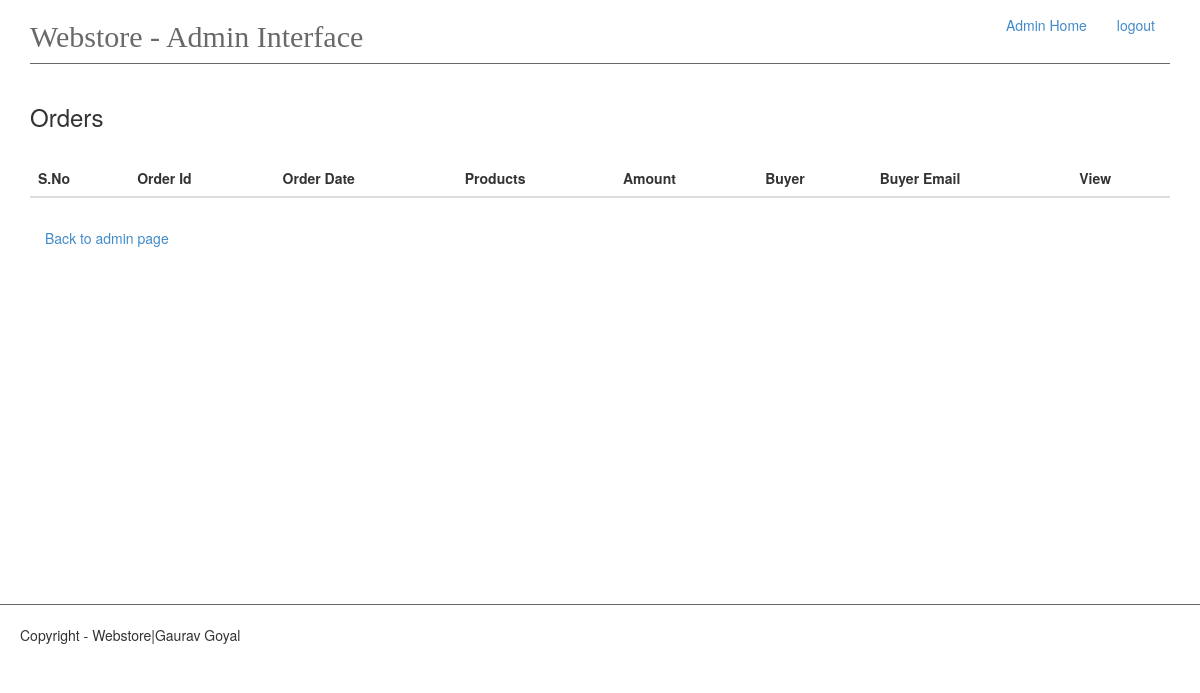
Before: /admin/order_list (signed in) with the older database file.
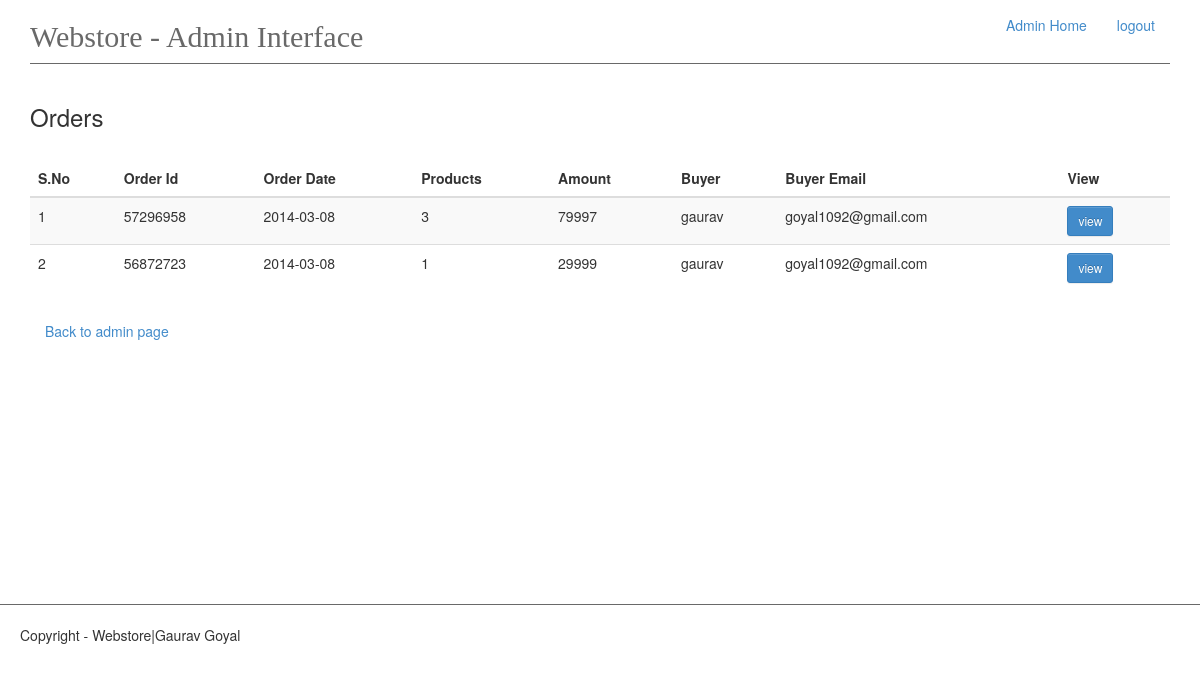
After: the same page with the newer database file.
### app/models.py (models this page shows)
class OrderId(db.Model):
    id = db.Column(db.Integer, primary_key=True)
    order_id = db.Column(db.Integer, unique=True)
    buyer_name = db.Column(db.String(60))
    buyer_address = db.Column(db.String(200))
    total_products = db.Column(db.Integer)
    date = db.Column(db.DATE)
    email = db.Column(db.String(120))
    phone = db.Column(db.Integer)
    total_amount = db.Column(db.Integer)
    user = db.Column(db.String(60))

### app/views.py (the view)
@app.route('/admin/order_list')
@login_required
def orders():
    order = OrderId.query.all()
    return render_template('admin-panel/orders.html', orders=order)

### app/__init__.py (called while the page is built)
@admin_login.user_loader
def load_user(id):
    return Admin.query.get(int(id))

### app/templates/admin-panel/orders.html
{% extends 'admin-panel/admin.html' %}
{% block content %}
    <h3>Orders</h3>
    <br>
    <table class="table table-striped table-responsive col-md-6" id="cart_table">
        <thead>
        <tr>
            <th>S.No</th>
            <th>Order Id</th>
            <th>Order Date</th>
            <th>Products</th>
            <th>Amount</th>
            <th>Buyer
            </th>
            <th>Buyer Email</th>
            <th>View</th>
        </tr>
        </thead>
        <tbody>
        {% for item in orders %}
            <tr>
                <td>{{ loop.index }}</td>
                <td>{{ item.order_id }}</td>
                <td>{{ item.date }}</td>
                <td>{{ item.total_products }}</td>
                <td>{{ item.total_amount }}</td>
                <td>{{ item.buyer_name }}</td>
                <td>{{ item.email }}</td>
                <td>
                    <a href="{{ url_for('specific_order', pk = item.id )}}" class="btn btn-sm btn-primary">view</a>
                </td>
            </tr>
        {% endfor %}
        </tbody>
    </table>
    <div class="col-md-12"><a href="{{ url_for('admin_base') }}">Back to admin page</a></div>
{% endblock %}

### app/templates/admin-panel/admin.html (shortened to what this page needs)
<!DOCTYPE HTML>
<html lang="en">
<head>
    <link rel="stylesheet" href="/static/css/bootstrap-theme.css">
    <link rel="stylesheet" href="/static/css/bootstrap.css">
    <link rel="stylesheet" href="/static/css/main.css">
</head>
<body>
<div class="container">
    <header>
        <div class="row">
            <div class="col-md-6">
                <div class="pull-left" id="header"><h2>Webstore - Admin Interface</h2></div>
            </div>
            <div class="col-md-6">
                <div class="pull-right">
                    <ul class="nav navbar-nav">
                        <li class="active"><a href="{{ url_for('admin_base') }}">Admin Home</a></li>
                        <li><a href="{{ url_for('admin_logout') }}">logout</a></li>
                    </ul>
                </div>
            </div>
        </div>
    </header>
    <div id="main">
        {% block content %} {% endblock %}
    </div></div>
    <footer>
        <div class="row">
            <div class="col-md-6 .col-sm-6 pull-left" id="footer" >
                Copyright - Webstore|Gaurav Goyal
            </div>
        </div>
    </footer>
</body>
</html>

### app/static/css/main.css (style rules this page uses)
body #main { min-height: 500px; }
header { border-bottom: 1px solid dimgray; padding: 0,20px; margin-bottom: 40px; }
header #header h2 { color: dimgray; font-weight: lighter; font-family: chalkboard; }
footer { border-top: 1px solid dimgray; padding: 20px; }
#main #cart_table { margin-bottom: 30px; }

Changed rows visible on the page:
added OrderId: order_id "57296958", date "2014-03-08", total_products "3", total_amount "79997", buyer_name "gaurav", email "goyal1092@gmail.com"
added OrderId: order_id "56872723", date "2014-03-08", total_products "1", total_amount "29999", buyer_name "gaurav", email "goyal1092@gmail.com"
